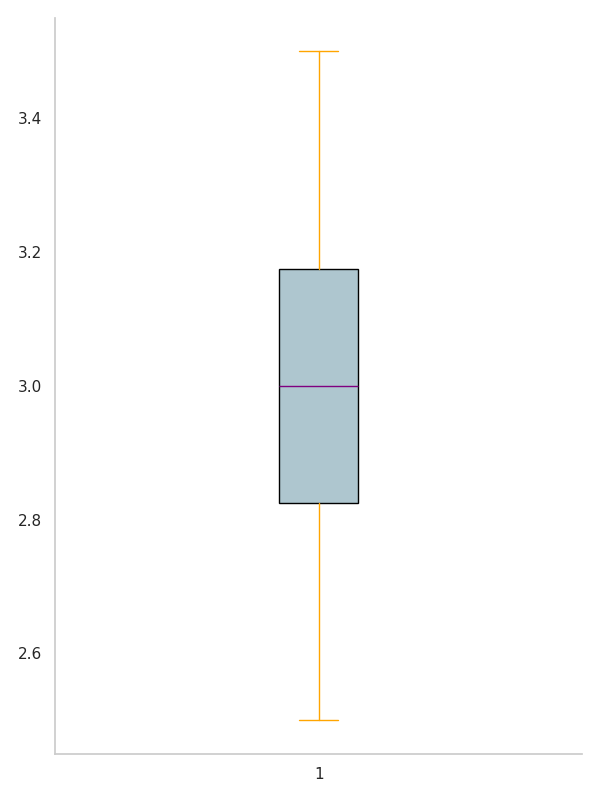

The script that drew this image:
import matplotlib.pyplot as plt

smartphones_lifespan = [2.5, 3, 2.8, 3.2, 2.9, 3.5, 3.1, 2.6, 3, 3.3]

fig, ax = plt.subplots(figsize=(6, 8))

boxes = ax.boxplot(smartphones_lifespan, vert=True, patch_artist=True, notch=False, 
                   boxprops=dict(facecolor='#AEC6CF'),
                   whiskerprops=dict(color='orange'), 
                   capprops=dict(color='orange'), 
                   medianprops=dict(color='purple'))

ax.grid(False)
ax.spines['top'].set_visible(False)
ax.spines['right'].set_visible(False)

plt.tight_layout()
plt.show()
